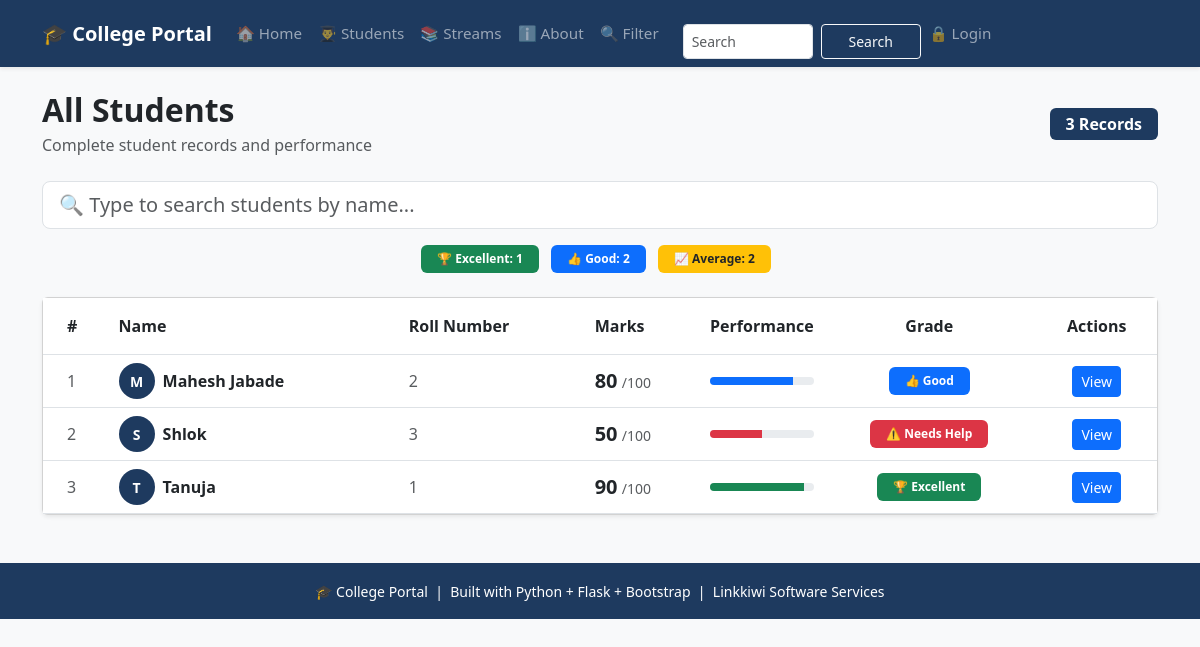
The app's page /students, older data.
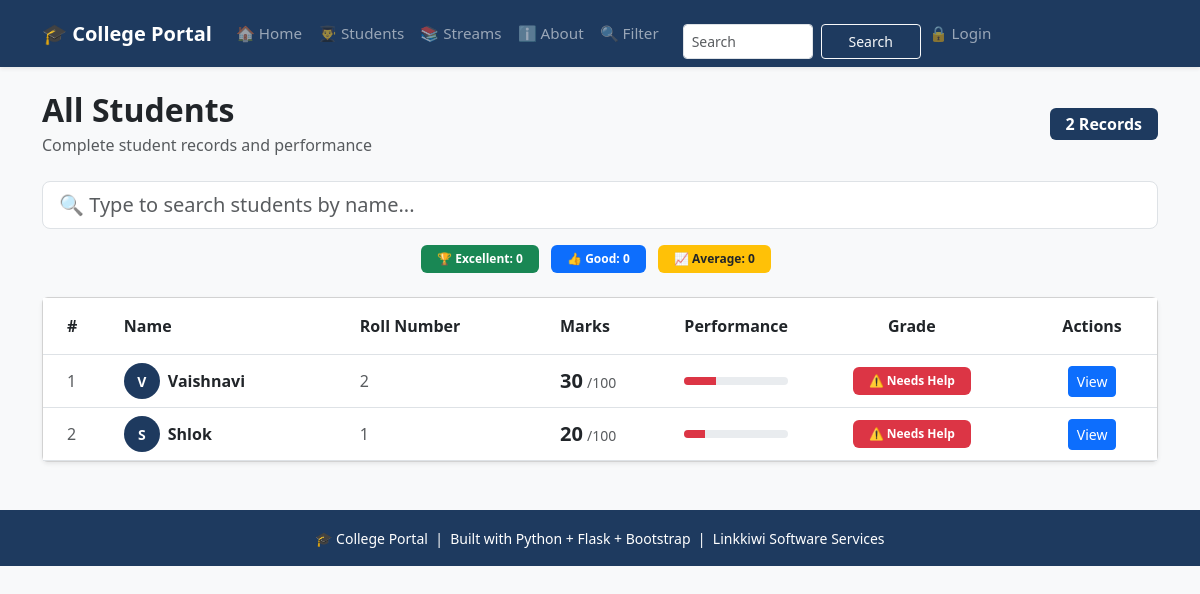
The same page, newer data.
### tables this page shows
CREATE TABLE students (
                    id INTEGER PRIMARY KEY AUTOINCREMENT,
                    name TEXT NOT NULL,
                    roll INTEGER NOT NULL,
                    marks INTEGER NOT NULL,
                    subject TEXT NOT NULL,
                    attendance INTEGER DEFAULT 0
                 );

### app.py (the view)
@app.route("/students")
def students_page():
    conn = get_db()
    students = conn.execute('SELECT * FROM students ORDER BY id DESC').fetchall()
    conn.close()
    return render_template("students.html", students=students)

### database.py (called while the page is built)
def get_db():
   conn = sqlite3.connect(DB_PATH)
   conn.row_factory = sqlite3.Row  # To access columns by name
   return conn

### templates/students.html (shortened to what the changed rows need)
{% extends 'base.html' %}
{% block content %}
<div class="d-flex justify-content-between align-items-center mb-4">
    <div>
        <h2 class="fw-bold mb-1">All Students</h2>
        <p class="text-muted mb-0">
        </p>
    </div>
    <span class="badge fs-6 px-3 py-2"
          style="background-color: #1e3a5f;">
        {{ students|length }} Records
    </span>
</div>
<div class="row mb-4">
    {% set excellent = students|selectattr('marks','ge',90)|list %}
    {% set good      = students|selectattr('marks','ge',75)|list %}
    {% set average   = students|selectattr('marks','ge',60)|list %}
    <div class="col text-center">
        <span class="badge bg-success px-3 py-2 me-2">
            🏆 Excellent: {{ excellent|length }}
        </span>
        <span class="badge bg-primary px-3 py-2 me-2">
            👍 Good: {{ good|length }}
        </span>
        <span class="badge bg-warning text-dark px-3 py-2 me-2">
            📈 Average: {{ average|length }}
        </span>
    </div>
</div>
<div class="card shadow-sm">
    <div class="card-body p-0">
        <div class="table-responsive">
            <table class="table table-hover mb-0">
                <thead style="background-color: #1e3a5f; color:white;">
                    <tr>
                        <th class="py-3 ps-4">#</th>
                        <th class="py-3">Name</th>
                        <th class="py-3">Roll Number</th>
                        <th class="py-3">Marks</th>
                        <th class="py-3">Performance</th>
                        <th class="py-3 text-center">Grade</th>
                        <th class="py-3 text-center">Actions</th>
                    </tr>
                </thead>
                <tbody id="tableBody">
                    {% for student in students %}
                    <tr class="align-middle" data-name="{{ student.name|lower }}">
                        <td class="ps-4 text-muted">
                            {{ loop.index }}
                        </td>
                    <td>
                        <div class="d-flex align-items-center">
                            <div class="rounded-circle d-flex align-items-center
                                        justify-content-center me-2 text-white fw-bold"
                                 style="width:36px; height:36px; font-size:14px;
                                        background-color: #1e3a5f;">
                                {{ student.name[0] }}
                            </div>
                            <span class="fw-bold">{{ student.name }}</span>
                        </div>
                    </td>
                    <td class="text-muted">{{ student.roll }}</td>
                    <td>
                        <span class="fw-bold fs-5">{{ student.marks }}</span>
                        <span class="text-muted small">/100</span>
                    </td>
                    <td style="width:120px;">
                        <div class="progress" style="height:8px;">
                            <div class="progress-bar
                                {% if student.marks >= 90 %}bg-success
                                {% elif student.marks >= 75 %}bg-primary
                                {% elif student.marks >= 60 %}bg-warning
                                {% else %}bg-danger{% endif %}"
                                style="width: {{ student.marks|default(0) }}%;">
                            </div>
                        </div>
                    </td>
                    <td class="text-center">
                        {% if student.marks >= 90 %}
                            <span class="badge bg-success px-3 py-2">
                                🏆 Excellent
                            </span>
                        {% elif student.marks >= 75 %}
                            <span class="badge bg-primary px-3 py-2">
                                👍 Good
                            </span>
                        {% elif student.marks >= 60 %}
                            <span class="badge bg-warning text-dark px-3 py-2">
                                📈 Average
                            </span>
                        {% else %}
                            <span class="badge bg-danger px-3 py-2">
                                ⚠️ Needs Help
                            </span>
                        {% endif %}
                    </td>
                    <td class="text-center text-nowrap">
                        <a href="{{ url_for('student_detail', id=student.id) }}"
                           class="btn btn-sm btn-primary">
                            View
                        </a>
                    </td>
                </tr>
                {% endfor %}
            </tbody>
        </table>
    </div>
</div>
</div>
{% endblock %}

Row changes from the older to the newer data that the page shows:
removed students: name "M", name "Mahesh Jabade", roll "2", marks "80", shows "👍 Good"
removed students: name "S", name "Shlok", roll "3", marks "50", shows "⚠️ Needs Help"
removed students: name "T", name "Tanuja", roll "1", marks "90", shows "🏆 Excellent"
added students: name "V", name "Vaishnavi", roll "2", marks "30", shows "⚠️ Needs Help"
added students: name "S", name "Shlok", roll "1", marks "20", shows "⚠️ Needs Help"
Text that changed along with them:
{{ students|length }}: "3" → "2"
{{ excellent|length }}: "1" → "0"
{{ good|length }}: "2" → "0"
{{ average|length }}: "2" → "0"
